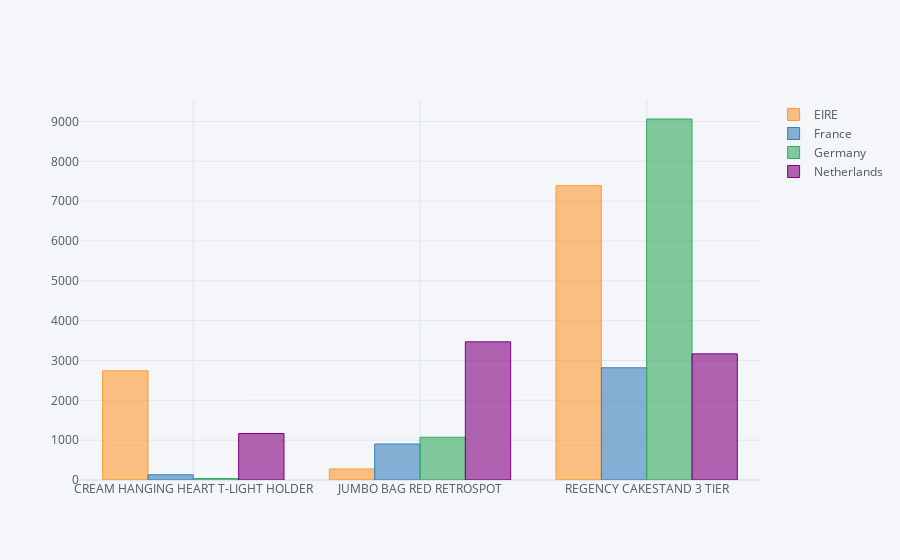

Notebook code cell kept with this figure:
### Code cell
revenue_country_product.iplot(kind = "bar")

### Figure 1 — Plotly figure (JSON) as saved in the notebook; plotly's stock layout.template omitted (floating-point values rounded to 4 significant figures)
{"data": [{"marker": {"color": "rgba(255, 153, 51, 0.6)", "line": {"color": "rgba(255, 153, 51, 1.0)", "width": 1}}, "name": "EIRE", "orientation": "v", "text": "", "type": "bar", "x": ["CREAM HANGING HEART T-LIGHT HOLDER", "JUMBO BAG RED RETROSPOT", "REGENCY CAKESTAND 3 TIER"], "y": [2741.0, 278.7, 7389.0]}, {"marker": {"color": "rgba(55, 128, 191, 0.6)", "line": {"color": "rgba(55, 128, 191, 1.0)", "width": 1}}, "name": "France", "orientation": "v", "text": "", "type": "bar", "x": ["CREAM HANGING HEART T-LIGHT HOLDER", "JUMBO BAG RED RETROSPOT", "REGENCY CAKESTAND 3 TIER"], "y": [131.8, 903.4, 2817.0]}, {"marker": {"color": "rgba(50, 171, 96, 0.6)", "line": {"color": "rgba(50, 171, 96, 1.0)", "width": 1}}, "name": "Germany", "orientation": "v", "text": "", "type": "bar", "x": ["CREAM HANGING HEART T-LIGHT HOLDER", "JUMBO BAG RED RETROSPOT", "REGENCY CAKESTAND 3 TIER"], "y": [35.4, 1073.0, 9062.0]}, {"marker": {"color": "rgba(128, 0, 128, 0.6)", "line": {"color": "rgba(128, 0, 128, 1.0)", "width": 1}}, "name": "Netherlands", "orientation": "v", "text": "", "type": "bar", "x": ["CREAM HANGING HEART T-LIGHT HOLDER", "JUMBO BAG RED RETROSPOT", "REGENCY CAKESTAND 3 TIER"], "y": [1167, 3468, 3166.0]}], "layout": {"legend": {"bgcolor": "#F5F6F9", "font": {"color": "#4D5663"}}, "paper_bgcolor": "#F5F6F9", "plot_bgcolor": "#F5F6F9", "title": {"font": {"color": "#4D5663"}}, "xaxis": {"gridcolor": "#E1E5ED", "showgrid": true, "tickfont": {"color": "#4D5663"}, "title": {"font": {"color": "#4D5663"}, "text": ""}, "zerolinecolor": "#E1E5ED"}, "yaxis": {"gridcolor": "#E1E5ED", "showgrid": true, "tickfont": {"color": "#4D5663"}, "title": {"font": {"color": "#4D5663"}, "text": ""}, "zerolinecolor": "#E1E5ED"}}}
